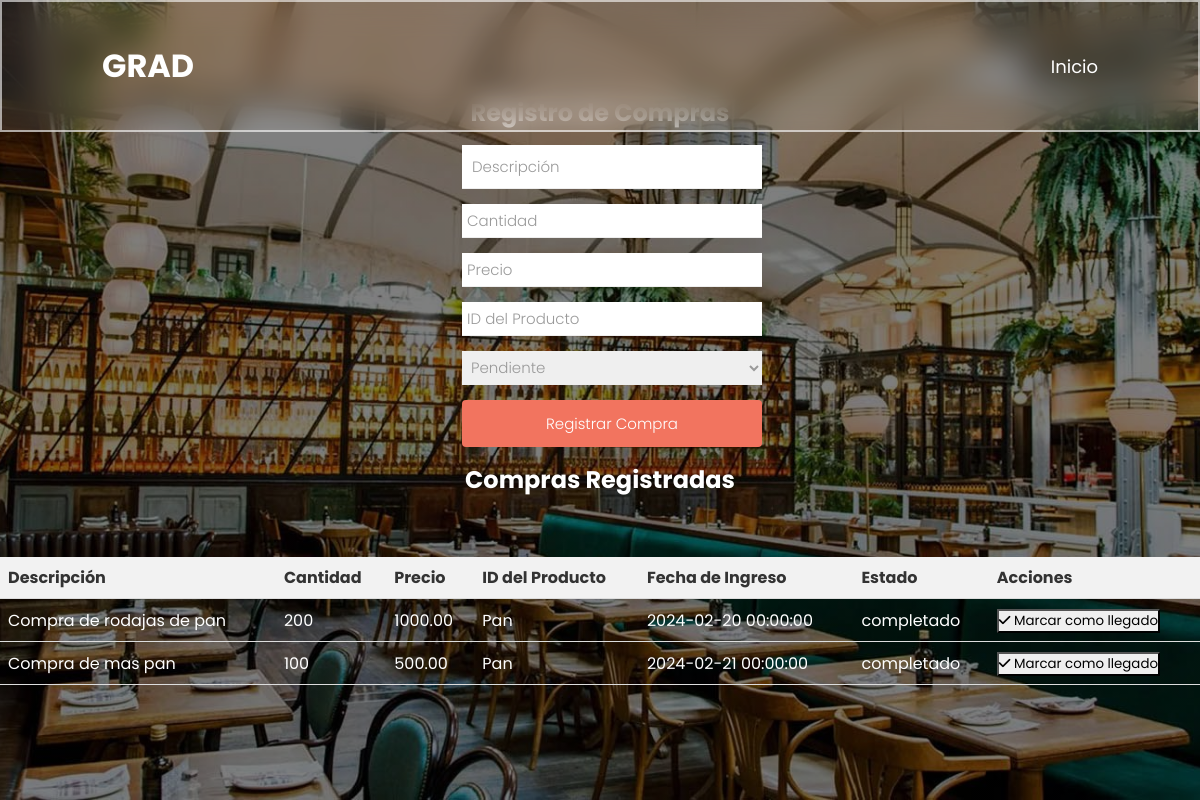
/compra.php, run on the app's committed database.
### tables this page shows
CREATE TABLE `ordencompras` (
  `CompraID` int(11) NOT NULL,
  `Cantidad` int(11) DEFAULT NULL,
  `Estado` varchar(100) DEFAULT NULL,
  `Precio` decimal(10,2) DEFAULT NULL,
  `ProductoID` int(11) DEFAULT NULL,
  `FechaIngreso` datetime DEFAULT NULL,
  `Descripcion` varchar(255) DEFAULT NULL
);

CREATE TABLE `producto` (
  `ProductoID` int(11) NOT NULL,
  `Nombre` varchar(255) DEFAULT NULL,
  `Descripcion` varchar(255) DEFAULT NULL,
  `CategoriaID` int(11) DEFAULT NULL,
  `Precio` int(11) DEFAULT NULL
);

### compra.php (the view, shortened to what this page needs)
<!DOCTYPE html>
<html lang="es">
<head>
    <link rel="stylesheet" href="https://cdnjs.cloudflare.com/ajax/libs/font-awesome/1.0.0/css/font-awesome.css">
    <link rel="stylesheet" href="compra.css">
</head>
<body>
    <header>
    <h1>GRAD</h1>
    <div class="nav">
            <a href="HOMEPAGE1.html">Inicio</a>
        </div>
</header>
    <section class="banner">
    <h1>Registro de Compras</h1>
    <div>
    <form action="RegistroCompra.php" method="POST">
        <input type="text" name="descripcion" placeholder="Descripción">
        <input type="number" name="cantidad" placeholder="Cantidad">
        <input type="number" name="precio" placeholder="Precio">
        <input type="number" name="productoID" placeholder="ID del Producto">
        <select name="estado">
            <option value="pendiente">Pendiente</option>
        </select>
        <input type="submit" value="Registrar Compra">
    </form>
    </div>
    <h2>Compras Registradas</h2>
    <table>
        <thead>
            <tr>
                <th>Descripción </th>
                <th>Cantidad </th>
                <th>Precio </th>
                <th>ID del Producto </th>
                <th>Fecha de Ingreso </th>
                <th>Estado </th>
                <th>Acciones </th>
            </tr>
        </thead>
        <tbody>
            <?php
$servername = "localhost";
$username = "root";
$password = "";
$database = "restaurante";
$conn = new mysqli($servername, $username, $password, $database);
$sql = "SELECT ordencompras.*, producto.Nombre AS nombre_producto
        FROM ordencompras
        INNER JOIN producto ON ordencompras.ProductoID = producto.ProductoID
        ORDER BY estado";
$result = $conn->query($sql);
if ($result->num_rows > 0) {
    while($row = $result->fetch_assoc()) {
        echo "<tr>";
        echo "<td>" . $row["Descripcion"] . "</td>";
        echo "<td>" . $row["Cantidad"] . "</td>";
        echo "<td>" . $row["Precio"] . "</td>";
        echo "<td>" . $row["nombre_producto"] . "</td>";
        echo "<td>" . $row["FechaIngreso"] . "</td>";
        echo "<td>" . $row["Estado"] . "</td>";
        echo '<td><button class="marcar-llegado" data-id="' . $row['CompraID'] . '"><i class="fas fa-check"></i> Marcar como llegado</button></td>';
        echo "</tr>";
    }
} else {
    echo "<tr><td colspan='6'>No se encontraron compras.</td></tr>";
}
?>
        </tbody>
    </table>
    </section>
</body>
</html>

### compra.css (style rules this page uses)
header { position: fixed; top: 0; left: 0; width: 100%; padding: 40px 100px; border: 2px solid rgba(255,255,255,.6); background: rgba(255,255,255,.1); display: flex; justify-content: space-between; align-items: center; backdrop-filter: blur(16px); }
header::before { content: " "; position: absolute; top: 0; left: -100%; width: 100%; height: 100%; transition: .6s; background: linear-gradient(90deg, transparent, rgba(255,255,255,.4), transparent ); }
.banner { min-height:100vh; background:linear-gradient(rgba(0,0,0,0.5), rgba(0,0,0,0.5)),url(restauranteBackground.jpeg) center/cover no-repeat; display: flex; flex-direction:column; justify-content:center; align-items: center; color:#ffff; padding-bottom:20px; }
* { font-family: 'Poppins', sans-serif; margin: 0; padding: 0; box-sizing: border-box; list-style: none; text-decoration: none; border-color: black; }
body { font-family: 'Poppins', sans-serif; }
.banner h2 { padding-bottom: 40px; margin-bottom: 20px; }
form select, form input { display: block; width: 100%; margin: 15px 12px; padding: 5px; font-size: 15px; font-family: 'Poppins', sans-serif; outline: none; border: none; border-bottom: 1px solid #eee; font-weight: 300; }
form input[type = text], form input[type = number], form input::placeholder, select { color: #9a9a9a; }
form input[type = date], form input[type = number], form input::placeholder, select { color: #9a9a9a; }
form input[type = time], form input[type = number], form input::placeholder, select { color: #9a9a9a; }
form input[type = submit] { color: #fff; background: #f2745f; padding: 12px 0; border-radius: 4px; cursor: pointer; }
table { width: 100%; border-collapse: collapse; }
th, td { padding: 8px; text-align: left; border-bottom: 1px solid #ddd; }
th { background-color: #f2f2f2; color: #333; }
tbody tr { transition: background-color 0.5s; }
.nav a { color: white; font-size: 18px; margin-left: 35px; transition: .3s; }

### compra.php (style rules this page uses)
form { width: 300px; margin: 0 auto; text-align: left; }
form input[type="text"], form input[type="email"], form textarea { width: 100%; padding: 10px; margin-bottom: 10px; box-sizing: border-box; }
form input[type="submit"] { width: 100%; padding: 10px; background-color: #007bff; color: #fff; border: none; cursor: pointer; }
header { background-color: #333; color: #fff; padding: 20px; text-align: center; }
.nav a { color: white; font-size: 18px; margin-left: 35px; transition: .3s; }

### data on the page
ordencompras: Descripcion "Compra de rodajas de pan", Cantidad "200", Precio "1000.00", ProductoID.Nombre "Pan", FechaIngreso "2024-02-20 00:00:00", Estado "completado"
ordencompras: Descripcion "Compra de mas pan", Cantidad "100", Precio "500.00", ProductoID.Nombre "Pan", FechaIngreso "2024-02-21 00:00:00", Estado "completado"
